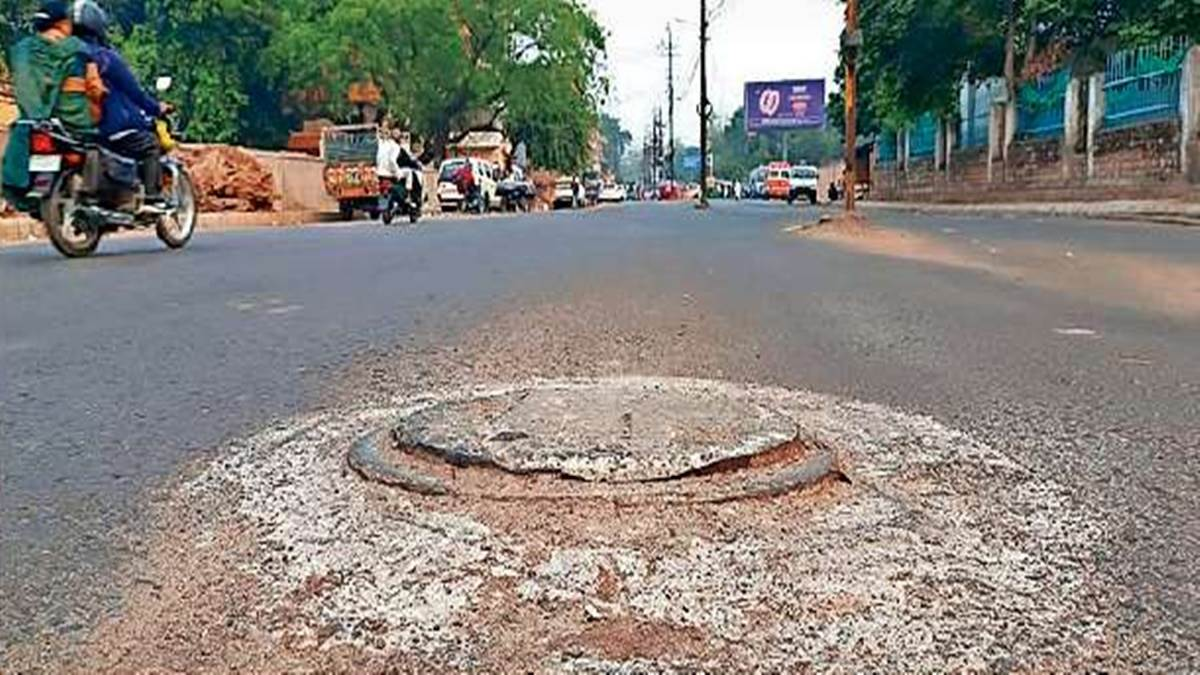
#> input picture damage road images dataset/21_11_2023-chamber_o.jpg, 1200 x 675 px
$ python -i road_defect_model.py   (imports and definitions only)
#> lines starting #> are read from the running program, lines starting #| are printed output that depends on the picture
"""
RoadDefectResNet - Pure PyTorch ResNet-18 Implementation & Preprocessing
No torchvision dependency required; 100% self-contained and high-performance.
"""
import math
import random
import numpy as np
from PIL import Image, ImageEnhance

try:
    import torch
    import torch.nn as nn
    import torch.nn.functional as F
except ImportError:
    torch = None
    nn = None
    F = None

_nn_Module = nn.Module if nn is not None else object

class BasicBlock(_nn_Module):
    expansion = 1

    # [21 lines left out: functions __init__, forward, not called in this run]

class RoadDefectResNet(_nn_Module):
    # [51 lines left out: functions __init__, _make_layer, _init_weights, forward, not called in this run]

class FastImageTransform:
    """Fast PIL-based image transform for training & inference"""
    def __init__(self, size=(224, 224), is_train=False):
        self.size = size
        self.is_train = is_train
        self.mean = np.array([0.485, 0.456, 0.406], dtype=np.float32).reshape(3, 1, 1)
        self.std = np.array([0.229, 0.224, 0.225], dtype=np.float32).reshape(3, 1, 1)

    def __call__(self, img):
        if not isinstance(img, Image.Image):
            img = Image.fromarray(img)
        img = img.convert("RGB")

        # Augmentation for training
        if self.is_train:
            if random.random() > 0.5:
                img = img.transpose(Image.FLIP_LEFT_RIGHT)
            if random.random() > 0.5:
                angle = random.uniform(-15, 15)
                img = img.rotate(angle, resample=Image.BILINEAR)
            if random.random() > 0.5:
                enhancer = ImageEnhance.Brightness(img)
                img = enhancer.enhance(random.uniform(0.8, 1.2))

        # Resize
        img = img.resize(self.size, resample=Image.BILINEAR)

        # Convert to float tensor normalized to [0, 1]
        arr = np.array(img, dtype=np.float32).transpose((2, 0, 1)) / 255.0
        arr = (arr - self.mean) / self.std

        return torch.from_numpy(arr) if torch is not None else arr

>>> from PIL import Image
>>> picture = Image.open('damage road images dataset/21_11_2023-chamber_o.jpg')
#> picture is the input picture: PIL image 1200x675 RGB; mean R, G, B 134.9, 131.7, 125.3
>>> result = FastImageTransform()(picture)
#> in __call__, `img = img.resize(self.size, resample=Image.BILINEAR)`:
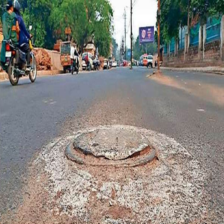
#> img: PIL image 224x224 RGB; mean R, G, B 134.9, 131.7, 125.3
#> (the run stopped early here; a loop or call above may not have finished)

$ run again, on damage road images dataset/Naya bazar gwalior.jpg
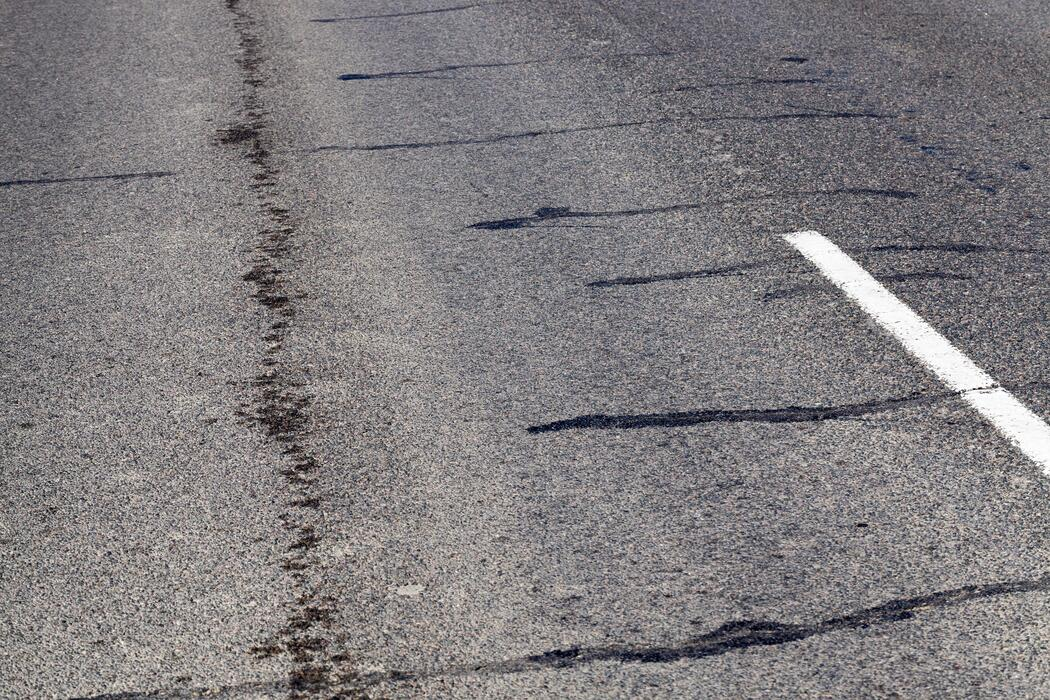
#> input picture damage road images dataset/Naya bazar gwalior.jpg, 1050 x 700 px
#> picture is the input picture: PIL image 1050x700 RGB; mean R, G, B 128.7, 125.3, 127.2
#> in __call__, `img = img.resize(self.size, resample=Image.BILINEAR)`:
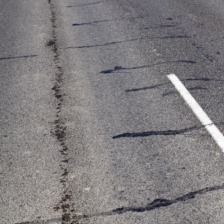
#> img: PIL image 224x224 RGB; mean R, G, B 128.7, 125.3, 127.2

$ run again, on damage road images dataset/bade gwalior.jpg
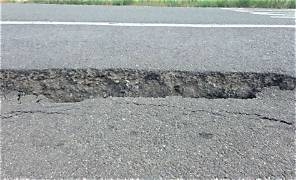
#> input picture damage road images dataset/bade gwalior.jpg, 296 x 180 px
#> picture is the input picture: PIL image 296x180 RGB; mean R, G, B 152.3, 156.8, 157.5
#> in __call__, `img = img.resize(self.size, resample=Image.BILINEAR)`:
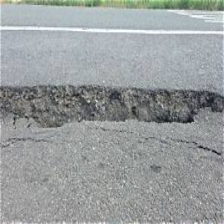
#> img: PIL image 224x224 RGB; mean R, G, B 152.3, 156.8, 157.5
